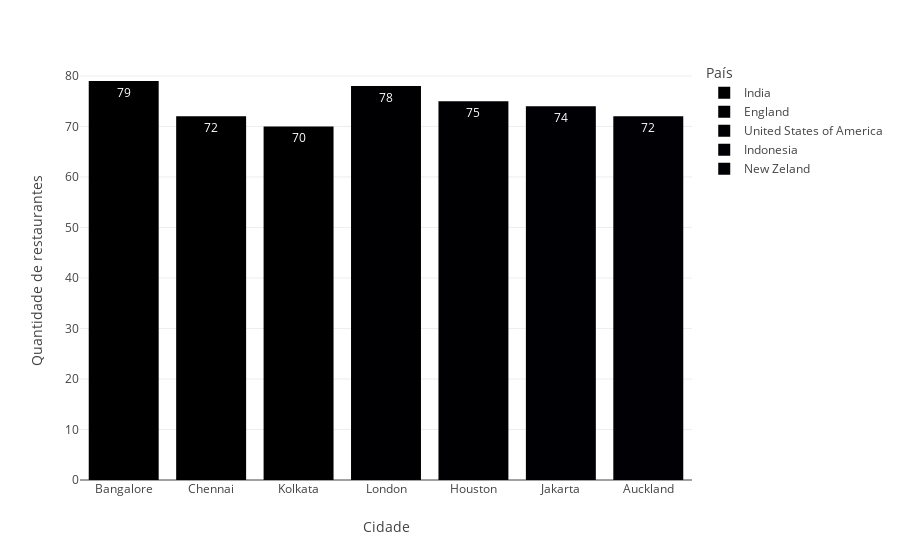

Notebook source saved alongside this figure:
### Code cell
# Top 7 cidades com mais restaurantes com média de avaliação acima de 4

#colunas e filtros
colunas = ['Restaurant ID', 'City', 'Country Code']
filtro = (df1['Aggregate rating'] > 4) & (df1['Votes'] > 0)
#agrupando
df_aux = df1.loc[filtro, colunas].groupby(['Country Code', 'City']).nunique().reset_index()
#aplicando filtros
df_aux['País'] = df_aux['Country Code'].apply(country_name)
#ordenando
df_aux = df_aux.sort_values('Restaurant ID', ascending = False).reset_index(drop=True)
#filtrando um top
df_aux = df_aux.loc[df_aux.index < 7, :].reset_index(drop=True)
#renomeando
df_aux = df_aux.rename(columns = { 'City' : 'Cidade', 'Restaurant ID' : 'Quantidade de restaurantes'})

px.bar(df_aux, x='Cidade', y='Quantidade de restaurantes', color='País', text='Quantidade de restaurantes')

### Figure 1 — Plotly figure (JSON) as saved in the notebook; plotly's stock layout.template omitted (floating-point values rounded to 4 significant figures)
{"data": [{"alignmentgroup": "True", "hovertemplate": "País=India<br>Cidade=%{x}<br>Quantidade de restaurantes=%{text}<extra></extra>", "legendgroup": "India", "marker": {"color": "#000001", "pattern": {"shape": ""}}, "name": "India", "offsetgroup": "India", "orientation": "v", "showlegend": true, "text": [79, 72, 70], "textposition": "auto", "type": "bar", "x": ["Bangalore", "Chennai", "Kolkata"], "xaxis": "x", "y": [79, 72, 70], "yaxis": "y"}, {"alignmentgroup": "True", "hovertemplate": "País=England<br>Cidade=%{x}<br>Quantidade de restaurantes=%{text}<extra></extra>", "legendgroup": "England", "marker": {"color": "#000002", "pattern": {"shape": ""}}, "name": "England", "offsetgroup": "England", "orientation": "v", "showlegend": true, "text": [78], "textposition": "auto", "type": "bar", "x": ["London"], "xaxis": "x", "y": [78], "yaxis": "y"}, {"alignmentgroup": "True", "hovertemplate": "País=United States of America<br>Cidade=%{x}<br>Quantidade de restaurantes=%{text}<extra></extra>", "legendgroup": "United States of America", "marker": {"color": "#000003", "pattern": {"shape": ""}}, "name": "United States of America", "offsetgroup": "United States of America", "orientation": "v", "showlegend": true, "text": [75], "textposition": "auto", "type": "bar", "x": ["Houston"], "xaxis": "x", "y": [75], "yaxis": "y"}, {"alignmentgroup": "True", "hovertemplate": "País=Indonesia<br>Cidade=%{x}<br>Quantidade de restaurantes=%{text}<extra></extra>", "legendgroup": "Indonesia", "marker": {"color": "#000004", "pattern": {"shape": ""}}, "name": "Indonesia", "offsetgroup": "Indonesia", "orientation": "v", "showlegend": true, "text": [74], "textposition": "auto", "type": "bar", "x": ["Jakarta"], "xaxis": "x", "y": [74], "yaxis": "y"}, {"alignmentgroup": "True", "hovertemplate": "País=New Zeland<br>Cidade=%{x}<br>Quantidade de restaurantes=%{text}<extra></extra>", "legendgroup": "New Zeland", "marker": {"color": "#000005", "pattern": {"shape": ""}}, "name": "New Zeland", "offsetgroup": "New Zeland", "orientation": "v", "showlegend": true, "text": [72], "textposition": "auto", "type": "bar", "x": ["Auckland"], "xaxis": "x", "y": [72], "yaxis": "y"}], "layout": {"autosize": true, "barmode": "relative", "legend": {"title": {"text": "País"}, "tracegroupgap": 0}, "margin": {"t": 60}, "xaxis": {"anchor": "y", "autorange": true, "domain": [0, 1], "range": [-0.5, 6.5], "title": {"text": "Cidade"}, "type": "category"}, "yaxis": {"anchor": "x", "autorange": true, "domain": [0, 1], "range": [0, 83.16], "title": {"text": "Quantidade de restaurantes"}, "type": "linear"}}}
